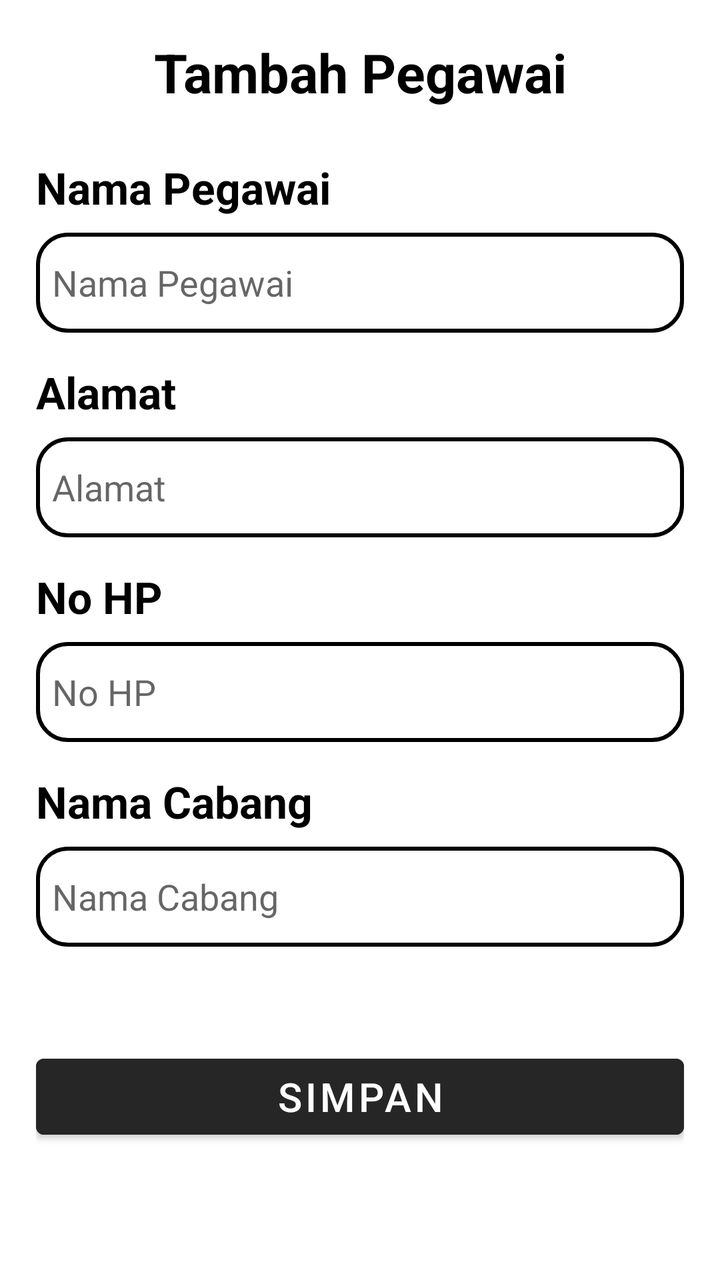
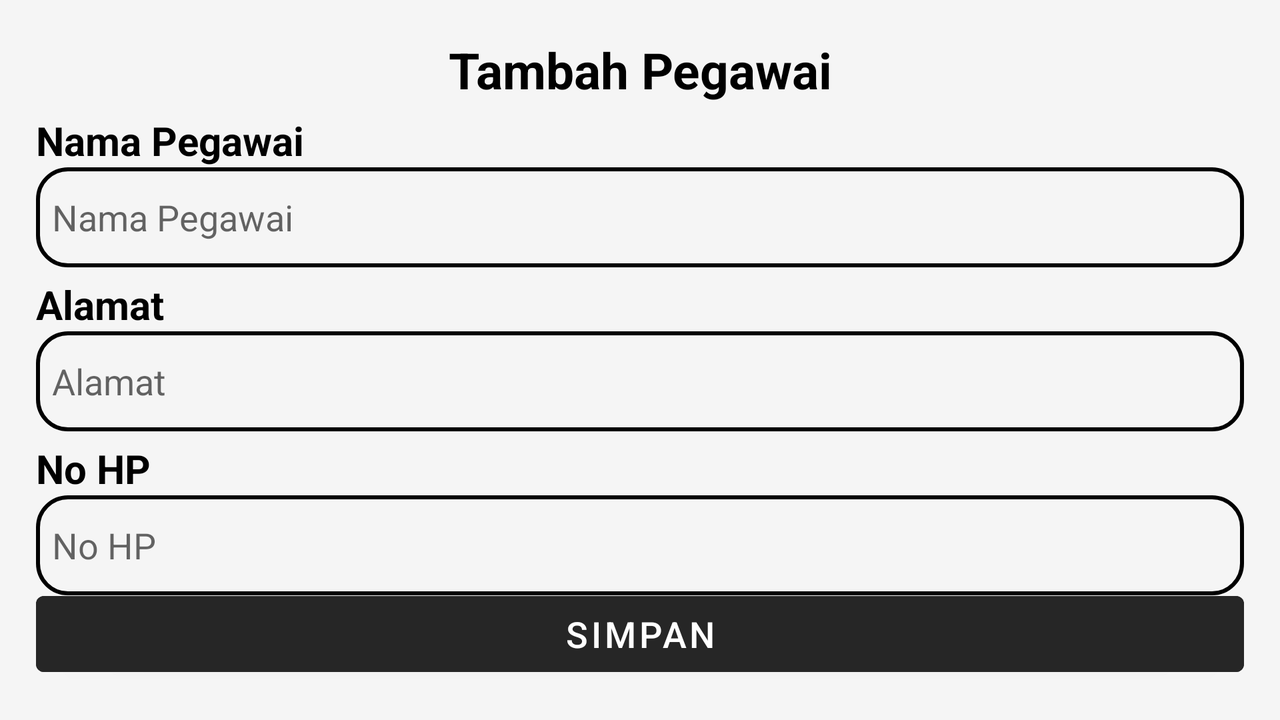

Two renders of one Android screen. The first uses the default layout on a phone; the second uses the alternative layout the repository ships for a different screen configuration, on a matching device. The two XML files are below.
<!-- AndroidManifest.xml: application theme Theme.Laundry -->
<!-- res/layout/activity_tambahan_pegawai.xml -->
<?xml version="1.0" encoding="utf-8"?>
<androidx.constraintlayout.widget.ConstraintLayout xmlns:android="http://schemas.android.com/apk/res/android"
    xmlns:app="http://schemas.android.com/apk/res-auto"
    xmlns:tools="http://schemas.android.com/tools"
    android:id="@+id/tambah_pegawai"
    android:layout_width="match_parent"
    android:layout_height="match_parent"
    tools:context=".tambahan_pegawai">


    <androidx.constraintlayout.widget.ConstraintLayout
        android:id="@+id/TambahPegawai"
        android:layout_width="match_parent"
        android:layout_height="match_parent"
        android:padding="18dp"
        tools:context=".pegawai.tambahan_pegawai">


        <TextView
            android:id="@+id/tvTambahPegawai"
            android:layout_width="match_parent"
            android:layout_height="wrap_content"
            android:gravity="center"
            android:text="@string/tambah_pegawai"
            android:textColor="@color/text_color"
            android:textSize="27sp"
            android:textStyle="bold"
            app:layout_constraintEnd_toEndOf="parent"
            app:layout_constraintStart_toStartOf="parent"
            app:layout_constraintTop_toTopOf="parent" />


        <TextView
            android:id="@+id/tvNama"
            android:layout_width="match_parent"
            android:layout_height="wrap_content"
            android:layout_marginTop="25dp"
            android:text="@string/pegawai_nama"
            android:textColor="@color/text_color"
            android:textSize="22sp"
            android:textStyle="bold"
            app:layout_constraintTop_toBottomOf="@+id/tvTambahPegawai" />


        <EditText
            android:id="@+id/etNama"
            android:layout_width="match_parent"
            android:layout_height="50dp"
            android:layout_marginTop="8dp"
            android:background="@drawable/et"
            android:hint="@string/pegawai_nama"
            android:padding="8dp"
            app:layout_constraintTop_toBottomOf="@+id/tvNama" />


        <TextView
            android:id="@+id/tvAlamat"
            android:layout_width="match_parent"
            android:layout_height="wrap_content"
            android:layout_marginTop="15dp"
            android:text="@string/alamat"
            android:textColor="@color/text_color"
            android:textSize="22sp"
            android:textStyle="bold"
            app:layout_constraintTop_toBottomOf="@+id/etNama" />


        <EditText
            android:id="@+id/etAlamat"
            android:layout_width="match_parent"
            android:layout_height="50dp"
            android:layout_marginTop="8dp"
            android:background="@drawable/et"
            android:hint="@string/alamat"
            android:padding="8dp"
            app:layout_constraintTop_toBottomOf="@+id/tvAlamat" />


        <TextView
            android:id="@+id/tvNoHp"
            android:layout_width="match_parent"
            android:layout_height="wrap_content"
            android:layout_marginTop="15dp"
            android:text="@string/nohp"
            android:textColor="@color/text_color"
            android:textSize="22sp"
            android:textStyle="bold"
            app:layout_constraintTop_toBottomOf="@+id/etAlamat" />


        <EditText
            android:id="@+id/etNoHp"
            android:layout_width="match_parent"
            android:layout_height="50dp"
            android:layout_marginTop="8dp"
            android:background="@drawable/et"
            android:hint="@string/nohp"
            android:padding="8dp"
            app:layout_constraintTop_toBottomOf="@+id/tvNoHp" />


        <TextView
            android:id="@+id/tvNamaCabang"
            android:layout_width="match_parent"
            android:layout_height="wrap_content"
            app:layout_constraintTop_toBottomOf="@+id/etNoHp"
            android:layout_marginTop="15dp"
            android:text="@string/nama_cabang"
            android:textColor="@color/text_color"
            android:textSize="22sp"
            android:textStyle="bold"/>


        <EditText
            android:id="@+id/etNamaCabang"
            android:layout_width="match_parent"
            android:layout_height="50dp"
            app:layout_constraintTop_toBottomOf="@+id/tvNamaCabang"
            android:hint="@string/nama_cabang"
            android:background="@drawable/et"
            android:padding="8dp"
            android:layout_marginTop="8dp"/>


        <Button
            android:layout_width="match_parent"
            android:layout_height="50dp"
            android:layout_marginTop="50dp"
            android:backgroundTint="@color/backinverse"
            android:text="@string/simpan"
            android:textColor="@color/textinverse"
            android:textSize="20sp"
            app:layout_constraintTop_toBottomOf="@+id/etNamaCabang" />
    </androidx.constraintlayout.widget.ConstraintLayout>
</androidx.constraintlayout.widget.ConstraintLayout>
<!-- resources referenced by this layout -->
<resources>
  <color name="backinverse">@color/background_inverse_light</color>
  <color name="text_color">@color/text_light</color>
  <color name="textinverse">@color/text_inverse_light</color>
  <!-- drawable et (drawable) -->
  <?xml version="1.0" encoding="utf-8"?>
  <shape android:shape="rectangle" xmlns:android="http://schemas.android.com/apk/res/android">
      <stroke android:color="@color/text_color" android:width="2dp"/>
      <corners android:radius="15dp"/>
  </shape>
  <string name="alamat">Alamat</string>
  <string name="nama_cabang">Nama Cabang</string>
  <string name="nohp">No HP</string>
  <string name="pegawai_nama">Nama Pegawai</string>
  <string name="simpan">Simpan</string>
  <string name="tambah_pegawai">Tambah Pegawai</string>
  <style name="Theme.Laundry" parent="Theme.MaterialComponents.DayNight.NoActionBar">
          
          <item name="android:colorBackground">@color/background_light</item>
          <item name="android:textColorPrimary">@color/text_light</item>
          <item name="android:textColorSecondary">@color/text_light</item>
  
      </style>
  <color name="background_inverse_light">#262626</color>
  <color name="text_light">#000000</color>
  <color name="text_inverse_light">#FFFFFF</color>
  <color name="background_light">#FFFFFF</color>
</resources>
<!-- res/layout-land/activity_tambahan_pegawai.xml (the repository's variant of the layout above) -->
<!-- drawn on the phone turned sideways -->
<?xml version="1.0" encoding="utf-8"?>
<androidx.constraintlayout.widget.ConstraintLayout
    xmlns:android="http://schemas.android.com/apk/res/android"
    xmlns:app="http://schemas.android.com/apk/res-auto"
    xmlns:tools="http://schemas.android.com/tools"
    android:id="@+id/tambah_pegawai"
    android:layout_width="match_parent"
    android:layout_height="match_parent"
    android:padding="18dp"
    android:background="@color/background"
    tools:context=".pegawai.Tambahan_pegawai">

    
    <TextView
        android:id="@+id/tvTambahPegawai"
        android:layout_width="0dp"
        android:layout_height="wrap_content"
        android:text="@string/tambah_pegawai"
        android:textStyle="bold"
        android:textSize="25sp"
        android:textColor="@color/text_color"
        android:gravity="center"
        app:layout_constraintTop_toTopOf="parent"
        app:layout_constraintStart_toStartOf="parent"
        app:layout_constraintEnd_toEndOf="parent"/>

    <TextView
        android:id="@+id/tvNama"
        android:layout_width="0dp"
        android:layout_height="wrap_content"
        android:layout_marginTop="5dp"
        android:text="@string/pegawai_nama"
        android:textColor="@color/text_color"
        android:textSize="20sp"
        android:textStyle="bold"
        app:layout_constraintTop_toBottomOf="@id/tvTambahPegawai"
        app:layout_constraintStart_toStartOf="parent"
        app:layout_constraintEnd_toEndOf="parent"/>

    <EditText
        android:id="@+id/etNama"
        android:layout_width="0dp"
        android:layout_height="50dp"
        android:hint="@string/pegawai_nama"
        android:maxLength="50"
        android:inputType="textCapSentences|textMultiLine"
        android:background="@drawable/et"
        android:padding="8dp"
        android:textColor="@color/text_color"
        app:layout_constraintTop_toBottomOf="@id/tvNama"
        app:layout_constraintStart_toStartOf="parent"
        app:layout_constraintEnd_toEndOf="parent"/>

    <TextView
        android:id="@+id/tvAlamat"
        android:layout_width="0dp"
        android:layout_height="wrap_content"
        android:layout_marginTop="5dp"
        android:text="@string/alamat"
        android:textColor="@color/text_color"
        android:textSize="20sp"
        android:textStyle="bold"
        app:layout_constraintTop_toBottomOf="@id/etNama"
        app:layout_constraintStart_toStartOf="parent"
        app:layout_constraintEnd_toEndOf="parent"/>

    <EditText
        android:id="@+id/etAlamat"
        android:layout_width="0dp"
        android:layout_height="50dp"
        android:hint="@string/alamat"
        android:inputType="textPostalAddress"
        android:background="@drawable/et"
        android:padding="8dp"
        android:textColor="@color/text_color"
        app:layout_constraintTop_toBottomOf="@id/tvAlamat"
        app:layout_constraintStart_toStartOf="parent"
        app:layout_constraintEnd_toEndOf="parent"/>

    <TextView
        android:id="@+id/tvNoHp"
        android:layout_width="0dp"
        android:layout_height="wrap_content"
        android:layout_marginTop="5dp"
        android:text="@string/nohp"
        android:textColor="@color/text_color"
        android:textSize="20sp"
        android:textStyle="bold"
        app:layout_constraintTop_toBottomOf="@id/etAlamat"
        app:layout_constraintStart_toStartOf="parent"
        app:layout_constraintEnd_toEndOf="parent"/>

    <EditText
        android:id="@+id/etNoHp"
        android:layout_width="0dp"
        android:layout_height="50dp"
        android:hint="@string/nohp"
        android:maxLength="14"
        android:inputType="phone"
        android:background="@drawable/et"
        android:padding="8dp"
        android:textColor="@color/text_color"
        app:layout_constraintTop_toBottomOf="@id/tvNoHp"
        app:layout_constraintStart_toStartOf="parent"
        app:layout_constraintEnd_toEndOf="parent"/>


    <Button
        android:id="@+id/btnSimpan"
        android:layout_width="0dp"
        android:layout_height="50dp"
        android:layout_marginTop="50dp"
        app:layout_constraintBottom_toBottomOf="parent"
        app:layout_constraintStart_toStartOf="parent"
        app:layout_constraintEnd_toEndOf="parent"
        android:text="@string/simpan"
        android:textSize="18sp"
        android:backgroundTint="@color/backinverse"
        android:textColor="@color/textinverse"/>
</androidx.constraintlayout.widget.ConstraintLayout>
<!-- resources referenced by the variant -->
<!-- as the phone turned sideways resolves them -->
<resources>
  <color name="background">@color/background_secondary_light</color>
  <color name="backinverse">@color/background_inverse_light</color>
  <color name="text_color">@color/text_light</color>
  <color name="textinverse">@color/text_inverse_light</color>
  <!-- drawable et (drawable) -->
  <?xml version="1.0" encoding="utf-8"?>
  <shape android:shape="rectangle" xmlns:android="http://schemas.android.com/apk/res/android">
      <stroke android:color="@color/text_color" android:width="2dp"/>
      <corners android:radius="15dp"/>
  </shape>
  <string name="alamat">Alamat</string>
  <string name="nohp">No HP</string>
  <string name="pegawai_nama">Nama Pegawai</string>
  <string name="simpan">Simpan</string>
  <string name="tambah_pegawai">Tambah Pegawai</string>
  <style name="Theme.Laundry" parent="Theme.MaterialComponents.DayNight.NoActionBar">
          
          <item name="android:colorBackground">@color/background_light</item>
          <item name="android:textColorPrimary">@color/text_light</item>
          <item name="android:textColorSecondary">@color/text_light</item>
  
      </style>
  <color name="background_secondary_light">#F5F5F5</color>
  <color name="background_inverse_light">#262626</color>
  <color name="text_light">#000000</color>
  <color name="text_inverse_light">#FFFFFF</color>
  <color name="background_light">#FFFFFF</color>
</resources>
